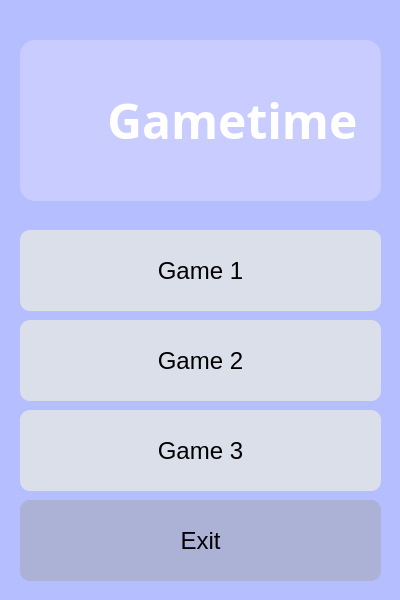
<?xml version="1.0" encoding="UTF-8"?>
<ui version="4.0">
 <class>MainWindow</class>
 <widget class="QMainWindow" name="MainWindow">
  <property name="geometry">
   <rect>
    <x>0</x>
    <y>0</y>
    <width>400</width>
    <height>600</height>
   </rect>
  </property>
  <property name="windowTitle">
   <string>MainWindow</string>
  </property>
  <property name="styleSheet">
   <string notr="true">background-color: rgb(181, 191, 255)

</string>
  </property>
  <widget class="QWidget" name="centralwidget">
   <widget class="QPushButton" name="first_game">
    <property name="geometry">
     <rect>
      <x>20</x>
      <y>230</y>
      <width>361</width>
      <height>81</height>
     </rect>
    </property>
    <property name="font">
     <font>
      <family>Yu Gothic UI</family>
      <pointsize>18</pointsize>
     </font>
    </property>
    <property name="styleSheet">
     <string notr="true">QPushButton{
	background-color: rgb(219, 223, 234);;
	border-radius: 10px;
} 
QPushButton::pressed {
	background-color : rgb(206, 209, 255);
	border-radius: 10px;
}
</string>
    </property>
    <property name="text">
     <string>Game 1</string>
    </property>
   </widget>
   <widget class="QPushButton" name="second_game">
    <property name="geometry">
     <rect>
      <x>20</x>
      <y>320</y>
      <width>361</width>
      <height>81</height>
     </rect>
    </property>
    <property name="font">
     <font>
      <family>Yu Gothic UI</family>
      <pointsize>18</pointsize>
     </font>
    </property>
    <property name="styleSheet">
     <string notr="true">QPushButton{
	background-color: rgb(219, 223, 234);;
	border-radius: 10px;
} 
QPushButton::pressed {
	background-color : rgb(206, 209, 255);
	border-radius: 10px;
}
</string>
    </property>
    <property name="text">
     <string>Game 2</string>
    </property>
   </widget>
   <widget class="QPushButton" name="third_game">
    <property name="geometry">
     <rect>
      <x>20</x>
      <y>410</y>
      <width>361</width>
      <height>81</height>
     </rect>
    </property>
    <property name="font">
     <font>
      <family>Yu Gothic UI</family>
      <pointsize>18</pointsize>
     </font>
    </property>
    <property name="styleSheet">
     <string notr="true">QPushButton{
	background-color: rgb(219, 223, 234);;
	border-radius: 10px;
} 
QPushButton::pressed {
	background-color : rgb(206, 209, 255);
	border-radius: 10px;
}
</string>
    </property>
    <property name="text">
     <string>Game 3</string>
    </property>
   </widget>
   <widget class="QPushButton" name="exit">
    <property name="geometry">
     <rect>
      <x>20</x>
      <y>500</y>
      <width>361</width>
      <height>81</height>
     </rect>
    </property>
    <property name="font">
     <font>
      <family>Yu Gothic UI</family>
      <pointsize>18</pointsize>
     </font>
    </property>
    <property name="styleSheet">
     <string notr="true">QPushButton{
	background-color: rgb(172, 177, 214);
	border-radius: 10px;
} 
QPushButton::pressed {
	background-color : rgb(206, 209, 255);
	border-radius: 10px;
}


	
</string>
    </property>
    <property name="text">
     <string>Exit</string>
    </property>
   </widget>
   <widget class="QLabel" name="background">
    <property name="geometry">
     <rect>
      <x>10</x>
      <y>10</y>
      <width>381</width>
      <height>581</height>
     </rect>
    </property>
    <property name="styleSheet">
     <string notr="true">border-radius: 10px</string>
    </property>
    <property name="text">
     <string/>
    </property>
   </widget>
   <widget class="QLabel" name="name">
    <property name="geometry">
     <rect>
      <x>20</x>
      <y>40</y>
      <width>361</width>
      <height>161</height>
     </rect>
    </property>
    <property name="font">
     <font>
      <family>Source Sans Pro</family>
      <pointsize>36</pointsize>
      <weight>75</weight>
      <bold>true</bold>
     </font>
    </property>
    <property name="styleSheet">
     <string notr="true">color: rgb(255, 255, 255);
background-color: rgb(201, 204, 255);
border-radius: 15px;
</string>
    </property>
    <property name="text">
     <string>       Gametime</string>
    </property>
   </widget>
   <zorder>background</zorder>
   <zorder>first_game</zorder>
   <zorder>second_game</zorder>
   <zorder>third_game</zorder>
   <zorder>exit</zorder>
   <zorder>name</zorder>
  </widget>
 </widget>
 <resources/>
 <connections/>
</ui>
